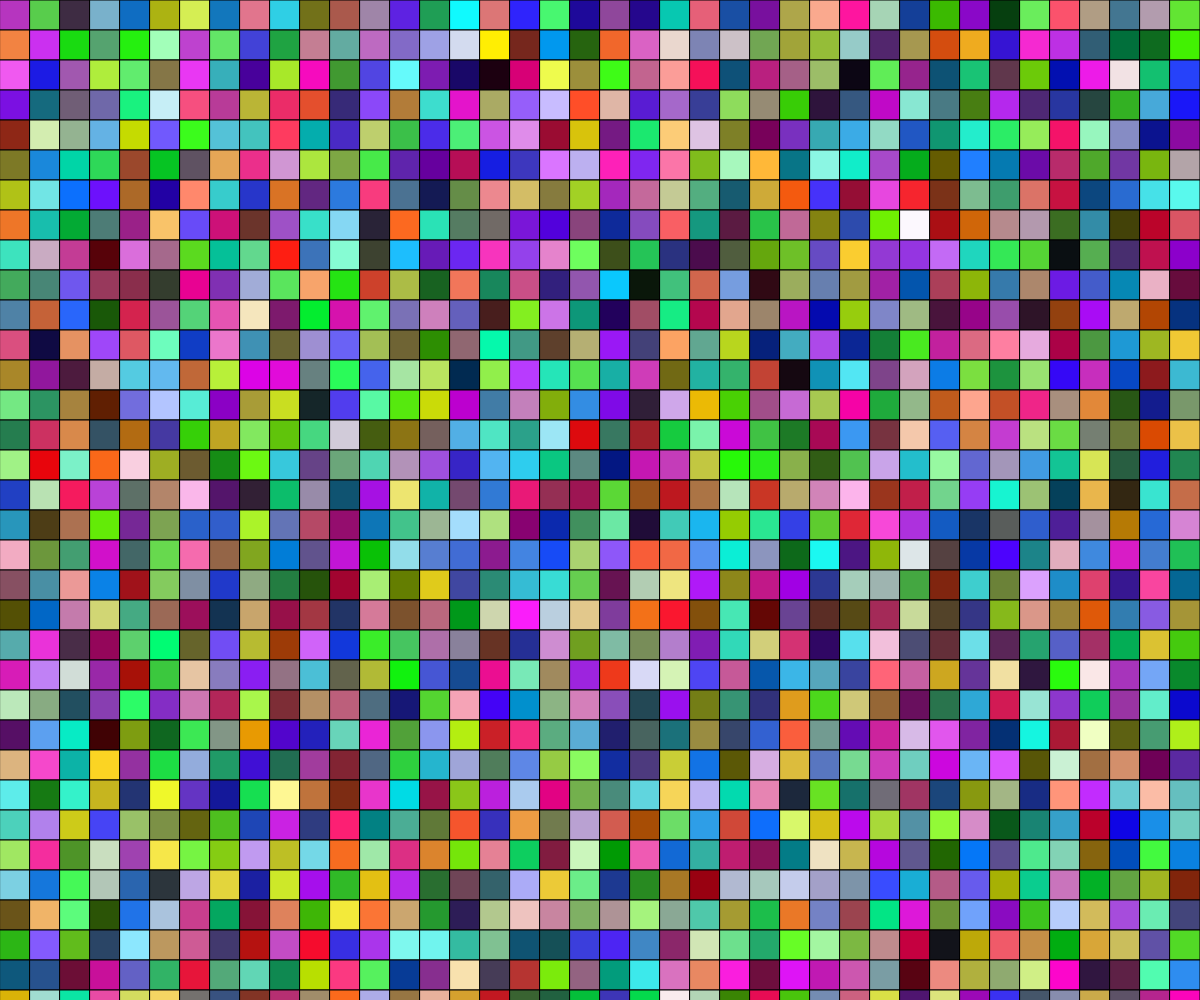
Frame 1 (no input)
Frame 60 (no input): identical to frame 1, image omitted
Frame 120 (the mouse pressed at the canvas centre since frame 60): identical to frame 1, image omitted

The p5.js sketch that drew this single still picture (run headless with seeded random() and noise() and a simulated clock; from frame 60 on, the mouse is pressed at the canvas centre):

// p5.js sketch
// ── sketch.js
// Loop Grid
// Kyle D
// February 27th, 2020
//
// Extra for Experts:
// - describe what you did to take this project "above and beyond"

let gridSpacing = 30;



function setup() {
  createCanvas(windowWidth, windowHeight);
  rectGrid();
}

function mouseClicked() {
  if (keyCode === SHIFT && keyIsPressed ){
    gridSpacing = 30;
    rectGrid();
  }
  else{
    gridSpacing = gridSpacing - 20;
    rectGrid();
  }
  
}
function keyPressed(){
  
}


function rectGrid() {
  for (let y = 0; y < height; y += gridSpacing) {

    for (let x = 0; x < width; x += gridSpacing) {
      fill(random(255), random(255), random(255));
      rect(x, y, gridSpacing, gridSpacing);

    }
  }
}






function draw() {


}
